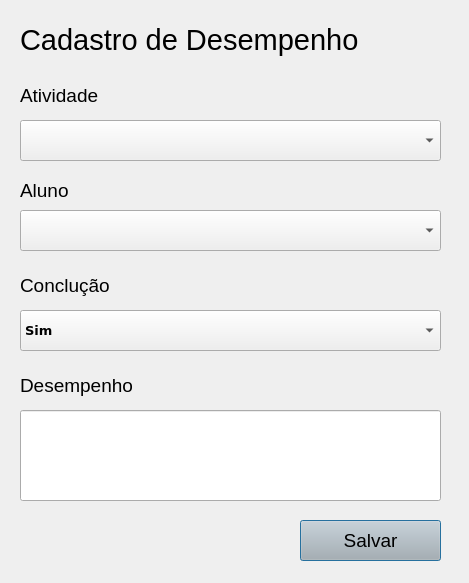
<?xml version="1.0" encoding="UTF-8"?>
<ui version="4.0">
 <class>Dialog</class>
 <widget class="QDialog" name="Dialog">
  <property name="geometry">
   <rect>
    <x>0</x>
    <y>0</y>
    <width>469</width>
    <height>583</height>
   </rect>
  </property>
  <property name="windowTitle">
   <string>Cadastro de Desempenho</string>
  </property>
  <widget class="QComboBox" name="comboBox">
   <property name="geometry">
    <rect>
     <x>20</x>
     <y>120</y>
     <width>421</width>
     <height>41</height>
    </rect>
   </property>
  </widget>
  <widget class="QComboBox" name="comboBox_2">
   <property name="geometry">
    <rect>
     <x>20</x>
     <y>210</y>
     <width>421</width>
     <height>41</height>
    </rect>
   </property>
  </widget>
  <widget class="QComboBox" name="comboBox_3">
   <property name="geometry">
    <rect>
     <x>20</x>
     <y>310</y>
     <width>421</width>
     <height>41</height>
    </rect>
   </property>
   <property name="font">
    <font>
     <family>Verdana</family>
     <pointsize>10</pointsize>
     <weight>75</weight>
     <bold>true</bold>
    </font>
   </property>
   <item>
    <property name="text">
     <string>Sim</string>
    </property>
   </item>
   <item>
    <property name="text">
     <string>Não</string>
    </property>
   </item>
  </widget>
  <widget class="QLineEdit" name="Lb_Assunto">
   <property name="geometry">
    <rect>
     <x>20</x>
     <y>410</y>
     <width>421</width>
     <height>91</height>
    </rect>
   </property>
  </widget>
  <widget class="QLabel" name="label">
   <property name="geometry">
    <rect>
     <x>20</x>
     <y>260</y>
     <width>171</width>
     <height>51</height>
    </rect>
   </property>
   <property name="text">
    <string>&lt;html&gt;&lt;head/&gt;&lt;body&gt;&lt;p&gt;&lt;span style=&quot; font-size:14pt;&quot;&gt;Conclução&lt;/span&gt;&lt;/p&gt;&lt;/body&gt;&lt;/html&gt;</string>
   </property>
  </widget>
  <widget class="QLabel" name="label_2">
   <property name="geometry">
    <rect>
     <x>20</x>
     <y>70</y>
     <width>171</width>
     <height>51</height>
    </rect>
   </property>
   <property name="text">
    <string>&lt;html&gt;&lt;head/&gt;&lt;body&gt;&lt;p&gt;&lt;span style=&quot; font-size:14pt;&quot;&gt;Atividade&lt;/span&gt;&lt;/p&gt;&lt;/body&gt;&lt;/html&gt;</string>
   </property>
  </widget>
  <widget class="QLabel" name="label_3">
   <property name="geometry">
    <rect>
     <x>20</x>
     <y>170</y>
     <width>171</width>
     <height>41</height>
    </rect>
   </property>
   <property name="text">
    <string>&lt;html&gt;&lt;head/&gt;&lt;body&gt;&lt;p&gt;&lt;span style=&quot; font-size:14pt;&quot;&gt;Aluno&lt;/span&gt;&lt;/p&gt;&lt;/body&gt;&lt;/html&gt;</string>
   </property>
  </widget>
  <widget class="QPushButton" name="Bt_Cadastro">
   <property name="geometry">
    <rect>
     <x>300</x>
     <y>520</y>
     <width>141</width>
     <height>41</height>
    </rect>
   </property>
   <property name="font">
    <font>
     <pointsize>14</pointsize>
    </font>
   </property>
   <property name="styleSheet">
    <string notr="true">background-color: rgb(180, 180, 180);</string>
   </property>
   <property name="text">
    <string>Salvar</string>
   </property>
  </widget>
  <widget class="QLabel" name="label_4">
   <property name="geometry">
    <rect>
     <x>20</x>
     <y>10</y>
     <width>341</width>
     <height>61</height>
    </rect>
   </property>
   <property name="text">
    <string>&lt;html&gt;&lt;head/&gt;&lt;body&gt;&lt;p&gt;&lt;span style=&quot; font-size:22pt;&quot;&gt;Cadastro de Desempenho&lt;/span&gt;&lt;/p&gt;&lt;/body&gt;&lt;/html&gt;</string>
   </property>
  </widget>
  <widget class="QLabel" name="label_5">
   <property name="geometry">
    <rect>
     <x>20</x>
     <y>360</y>
     <width>171</width>
     <height>51</height>
    </rect>
   </property>
   <property name="text">
    <string>&lt;html&gt;&lt;head/&gt;&lt;body&gt;&lt;p&gt;&lt;span style=&quot; font-size:14pt;&quot;&gt;Desempenho&lt;/span&gt;&lt;/p&gt;&lt;/body&gt;&lt;/html&gt;</string>
   </property>
  </widget>
 </widget>
 <resources/>
 <connections/>
</ui>
